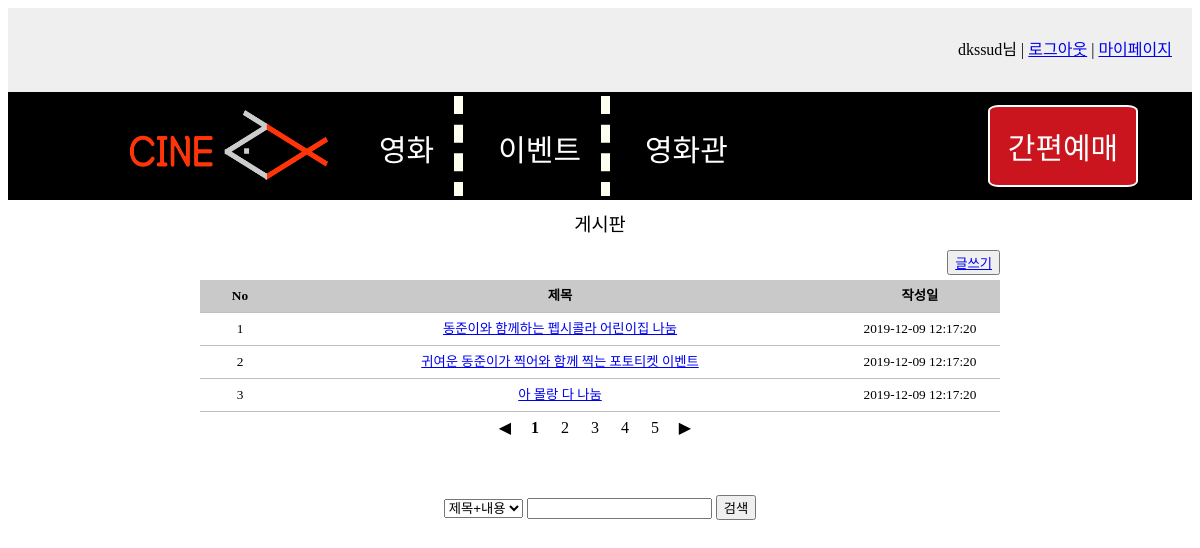
Screenshot of /webpage/component/event/event.php (signed in) with the database file from the repository.
### tables this page shows
CREATE TABLE EVENT(
  event_id INT unsigned  auto_increment not NULL,
  event_title varchar(50) not null,
  content text(255) not null,
  event_date timestamp not NULL default current_timestamp,
  CONSTRAINT PK_EVENT PRIMARY KEY(event_id)
);

### webpage/component/event/event.php (the view, shortened to what this page needs)
<html>
<head>
  <link href="../../styles/common.css" type="text/css" rel="stylesheet" />
  <link href="../../styles/event.css" type="text/css" rel="stylesheet" />
</head>
<body>
  <header class="service_menu">
    <ul id="gnb">
      <?php include "../common/DB_Connect.php";
      include "../common/top_login.php";
      $db=connect();
      ?>
    </ul>
  </header>
  <?php
  include "../common/navigator.php";
  ?>
  <div id="mainWrapper">
    <ul>
      <li>게시판</li>
      <button class="right" type="button"><a href="eventwrite.html">글쓰기</a></button>
      <li>
        <ul id="ulTable">
          <li>
            <ul>
              <li>No</li>
              <li>제목</li>
              <li>작성일</li>
            </ul>
          </li>
          <?php
          $info_sql = "select event_id,event_title,event_date from event";
          $info_stt=$db->prepare($info_sql);
          $info_stt->execute();
          foreach($info_stt as $info){
            ?>
            <li>
              <ul>
                <li><?= $info['event_id']; ?></li>
                <li><a href="eventview.php?event_id=<?= $info['event_id']?>"><?= $info['event_title']; ?></a></li>
                <li><?= $info['event_date']; ?></li>
              </ul>
            </li>
          <?php }
          ?>
          <li>
            <div id="divPaging">
              <div>◀</div>
              <div><b>1</b></div>
              <div>2</div>
              <div>3</div>
              <div>4</div>
              <div>5</div>
              <div>▶</div>
            </div>
          </li>
          <li id='liSearchOption'>
            <div>
              <select id='selSearchOption'>
                <option value='A'>제목+내용</option>
              </select>
              <input id='txtKeyWord' />
              <input type='button' value='검색' />
            </div>
          </li>
        </ul>
      </div>
    </body>
    </html>

### webpage/styles/common.css (style rules this page uses)
body { line-height: 1; }
ol, ul { list-style: none; }
.service_menu { padding-top: 10px; padding-bottom: 10px; padding-right: 20px; background-color: #efefef; overflow: hidden; }
.service_menu ul { list-style: none; margin: 0; padding: 0; float: right; text-align: center; }

### webpage/styles/event.css (style rules this page uses)
body { line-height: 2em; font-family: "맑은 고딕"; }
ul, li { list-style: none; text-align: center; padding: 0; margin: 0; }
.right { float:right; margin-bottom: 5px; }
#mainWrapper { padding-top: 10px; width: 800px; margin: 0 auto; }
#mainWrapper>ul>li:first-child { text-align: center; font-size: 14pt; height: 40px; vertical-align: middle; line-height: 30px; }
#ulTable { margin-top: 10px; }
#ulTable>li:first-child>ul>li { background-color: #c9c9c9; font-weight: bold; text-align: center; }
#ulTable>li>ul { clear: both; padding: 0px auto; position: relative; min-width: 40px; }
#ulTable>li>ul>li { float: left; font-size: 10pt; border-bottom: 1px solid silver; vertical-align: baseline; }
#ulTable>li>ul>li:first-child { width: 10%; }
#ulTable>li>ul>li:first-child+li { width: 70%; }
#ulTable>li>ul>li:first-child+li+li { width: 20%; }
#divPaging { clear: both; margin: 0 auto; width: 220px; height: 50px; }
#divPaging>div { float: left; width: 30px; margin: 0 auto; text-align: center; }
#liSearchOption { clear: both; }
#liSearchOption>div { margin: 0 auto; margin-top: 30px; width: auto; height: 100px; }

### rows the page displays
event: event_id "1", event_title "동준이와 함께하는 펩시콜라 어린이집 나눔", event_date "2019-12-09 12:17:20"
event: event_id "2", event_title "귀여운 동준이가 찍어와 함께 찍는 포토티켓 이벤트", event_date "2019-12-09 12:17:20"
event: event_id "3", event_title "아 몰랑 다 나눔", event_date "2019-12-09 12:17:20"

### other values shown
$_SESSION['id'] "dkssud"
